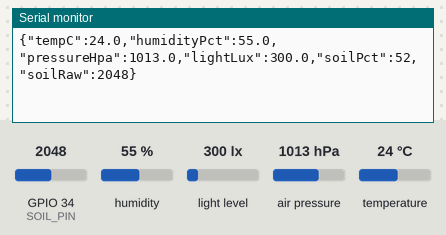
Recording of a sketch running on a simulated ESP32. On the bench: the last lines printed to the serial monitor. The inputs (shaded band) are chosen by the test bench; at power-on: humidity 55 %, GPIO 34 (SOIL_PIN) = 2048, light level 300 lx, air pressure 1013 hPa, temperature 24 °C. Nothing arrives over Bluetooth unless stated; a phone connects over Bluetooth LE 3 s after start.

Above: at 2.2 s.
2.3 s: humidity set to 22 %
At 3.7 s:
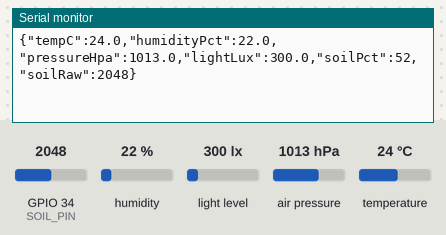
3.8 s: GPIO 34 (SOIL_PIN) set to 2866
5.3 s: light level set to 40 lx
At 6.5 s:
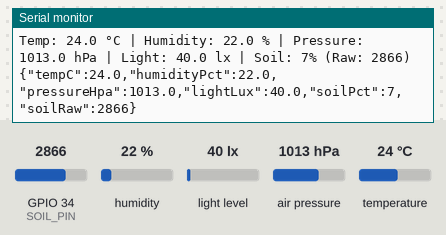
6.8 s: air pressure set to 952 hPa
At 8.2 s:
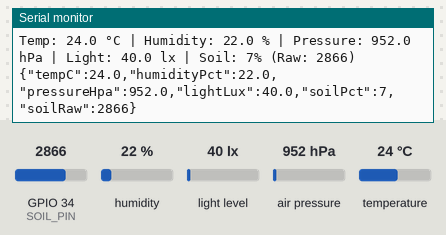
8.3 s: GPIO 34 (SOIL_PIN) set to 3972
9.8 s: temperature set to 12 °C
At 10.6 s:
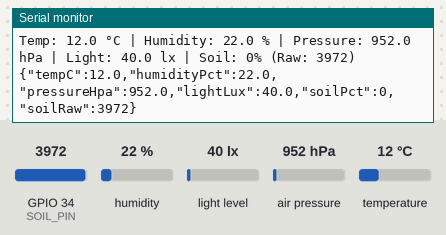
Timing chart, 0 to 12.3 s (numbered marks = the images above; inputs shaded):
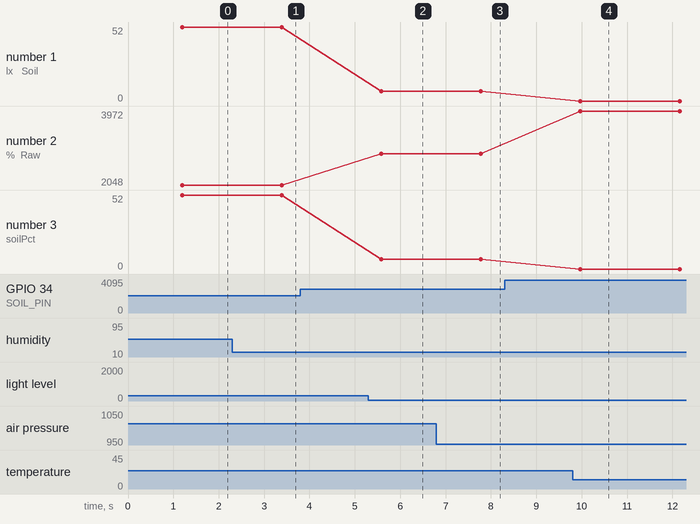

Measured:
- after the input at 2.3 s, the serial monitor: prints a new line after 1.1 s (image 1)
- after the input at 5.3 s, the serial monitor: prints a new line after 0.28 s (image 2)
- after the input at 6.8 s, the serial monitor: prints a new line after 0.98 s (image 3)
- after the input at 9.8 s, the serial monitor: prints a new line after 0.17 s (image 4)

The sketch:

KavuSensorBridge.ino
```cpp
#include <Wire.h>
#include <Adafruit_AHTX0.h>
#include <Adafruit_BMP280.h>
#include <BH1750.h>
#include <BLEDevice.h>
#include <BLEServer.h>
#include <BLEUtils.h>
#include <BLE2902.h>

// ESP32 sensor bridge: USB Serial for laptop + BLE notifications for Android.
const int I2C_SDA = 21;
const int I2C_SCL = 22;
const int SOIL_PIN = 34;
const int DRY_VALUE = 3000;
const int WET_VALUE = 1200;

static const char* SERVICE_UUID = "9a6f1000-7b3a-4e35-a3d2-55d91a4c1000";
static const char* READINGS_UUID = "9a6f1001-7b3a-4e35-a3d2-55d91a4c1000";

Adafruit_AHTX0 aht;
Adafruit_BMP280 bmp;
BH1750 lightMeter;
BLECharacteristic* readingsCharacteristic = nullptr;
bool ahtOK = false;
bool bmpOK = false;
bool bhOK = false;
bool deviceConnected = false;

class KavuServerCallbacks : public BLEServerCallbacks {
  void onConnect(BLEServer*) override { deviceConnected = true; }
  void onDisconnect(BLEServer*) override {
    deviceConnected = false;
    BLEDevice::startAdvertising();
  }
};

int readSoilAverage() {
  long total = 0;
  for (int i = 0; i < 10; i++) {
    total += analogRead(SOIL_PIN);
    delay(10);
  }
  return total / 10;
}

String jsonNumber(float value, int decimals) {
  if (!isfinite(value)) return "null";
  return String(value, decimals);
}

void setup() {
  Serial.begin(115200);
  delay(1000);
  Wire.begin(I2C_SDA, I2C_SCL);

  Serial.println("\n=== Kāvu Sensor System ===");
  ahtOK = aht.begin();
  Serial.println(ahtOK ? "[OK] AHT20 temperature/humidity" : "[ERROR] AHT20 not found");
  bmpOK = bmp.begin(0x76) || bmp.begin(0x77);
  Serial.println(bmpOK ? "[OK] BMP280 pressure" : "[ERROR] BMP280 not found");
  bhOK = lightMeter.begin();
  Serial.println(bhOK ? "[OK] BH1750 light" : "[ERROR] BH1750 not found");
  Serial.println("[OK] Soil moisture on P34");

  BLEDevice::init("Kavu-Sensor");
  BLEDevice::setMTU(185);
  BLEServer* server = BLEDevice::createServer();
  server->setCallbacks(new KavuServerCallbacks());
  BLEService* service = server->createService(SERVICE_UUID);
  readingsCharacteristic = service->createCharacteristic(
    READINGS_UUID,
    BLECharacteristic::PROPERTY_READ | BLECharacteristic::PROPERTY_NOTIFY
  );
  readingsCharacteristic->addDescriptor(new BLE2902());
  readingsCharacteristic->setValue("{}");
  service->start();
  BLEDevice::startAdvertising();
  Serial.println("[OK] BLE ready: Kavu-Sensor");
}

void loop() {
  float tempC = NAN;
  float humidityPct = NAN;
  float pressureHpa = NAN;
  float lightLux = NAN;

  if (ahtOK) {
    sensors_event_t humidity, temp;
    aht.getEvent(&humidity, &temp);
    tempC = temp.temperature;
    humidityPct = humidity.relative_humidity;
  }
  if (bmpOK) pressureHpa = bmp.readPressure() / 100.0F;
  if (bhOK) {
    float value = lightMeter.readLightLevel();
    if (value >= 0) lightLux = value;
  }

  int rawSoil = readSoilAverage();
  int soilPercent = map(rawSoil, DRY_VALUE, WET_VALUE, 0, 100);
  soilPercent = constrain(soilPercent, 0, 100);

  // Keep an easy-to-read Serial Monitor line for laptop debugging.
  Serial.print("Temp: "); Serial.print(isfinite(tempC) ? String(tempC, 1) : "N/A");
  Serial.print(" °C | Humidity: "); Serial.print(isfinite(humidityPct) ? String(humidityPct, 1) : "N/A");
  Serial.print(" % | Pressure: "); Serial.print(isfinite(pressureHpa) ? String(pressureHpa, 1) : "N/A");
  Serial.print(" hPa | Light: "); Serial.print(isfinite(lightLux) ? String(lightLux, 1) : "N/A");
  Serial.print(" lx | Soil: "); Serial.print(soilPercent);
  Serial.print("% (Raw: "); Serial.print(rawSoil); Serial.println(")");

  // Machine-readable packet shared by USB Serial and BLE.
  String packet = "{\"tempC\":" + jsonNumber(tempC, 1)
    + ",\"humidityPct\":" + jsonNumber(humidityPct, 1)
    + ",\"pressureHpa\":" + jsonNumber(pressureHpa, 1)
    + ",\"lightLux\":" + jsonNumber(lightLux, 1)
    + ",\"soilPct\":" + String(soilPercent)
    + ",\"soilRaw\":" + String(rawSoil) + "}";
  Serial.println(packet);

  if (deviceConnected && readingsCharacteristic) {
    readingsCharacteristic->setValue(packet.c_str());
    readingsCharacteristic->notify();
  }
  delay(2000);
}
```
